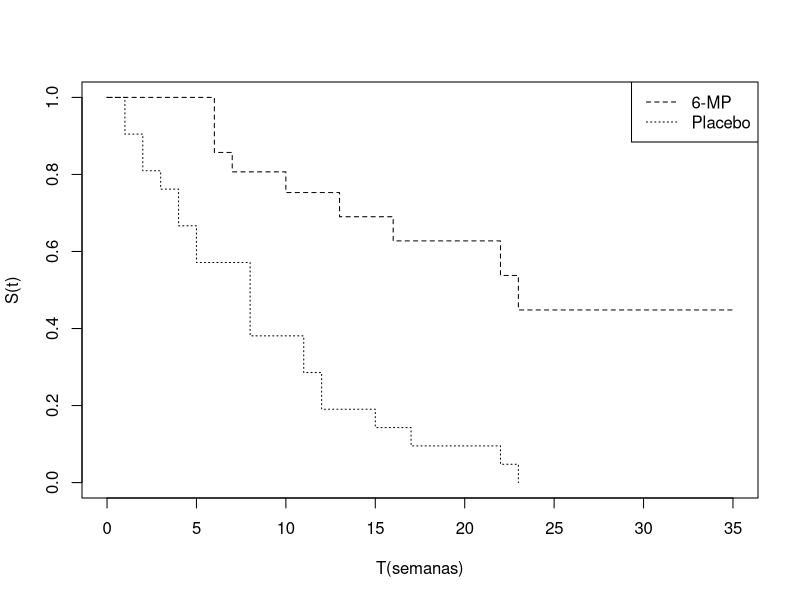
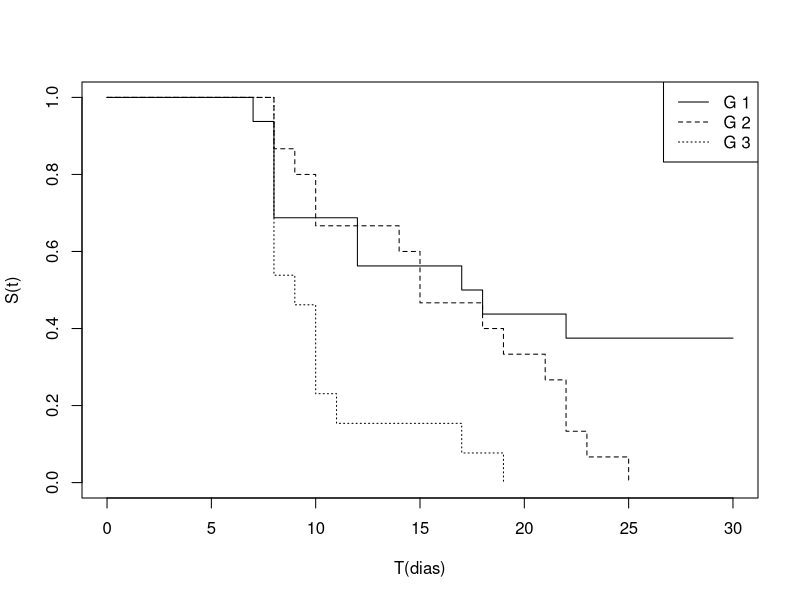
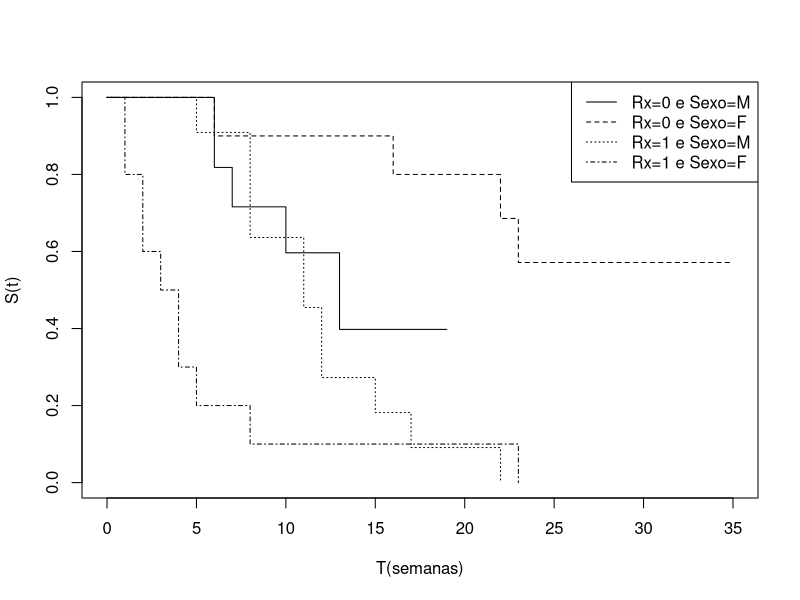

These charts were generated, in order, by the following R code:
## ---- chunk 1
#| echo: fenced
library(survival)
tempo<- c(6,6,6,6,7,9,10,10,11,13,16,17,19,20,22,23,25,32,32,34,35)
status<- c(1,1,1,0,1,0,1,0,0,1,1,0,0,0,1,1,0,0,0,0,0) 
tempo2<- c(1,1,2,2,3,4,4,5,5,8,8,8,8,11,11,12,12,15,17,22,23)
status2<- c(1,1,1,1,1,1,1,1,1,1,1,1,1,1,1,1,1,1,1,1,1) 
tempo2g <- c(tempo,tempo2)
status2g <- c(status,status2)
grupos <- c(rep(1,21),rep(2,21))
dados <- data.frame(tempos=tempo2g, status=status2g, grupos=grupos)
ajusteKM <- survfit(Surv(tempos, status) ~ grupos, data=dados)
## ---- chunk 2
#| echo: fenced
plot(ajusteKM, xlab="T(semanas)",ylab="S(t)", lty=2:3) 
legend("topright",c("6-MP","Placebo"), lty = 2:3)
## ---- chunk 3
#| echo: fenced
summary(ajusteKM)
## ---- chunk 4
#| echo: fenced
survdiff(Surv(tempos, status) ~ grupos, data=dados)
## ---- chunk 5
#| echo: fenced
# rho=0 é o teste de log-rank
survdiff(Surv(tempos, status) ~ grupos, rho=0, data=dados)
## ---- chunk 6
#| echo: fenced
# rho=1 é o teste de Peto&Peto
survdiff(Surv(tempos, status) ~ grupos, rho=1, data=dados)
## ---- chunk 7
#| echo: fenced
tempos <- c(7,8,8,8,8,12,12,17,18,22,30,30,30,30,30,30,8,8,9,
10,10,14,15,15,18,19,21,22,22,23,25,8,8,8,8,8,8,
9,10,10,10,11,17,19)
status <- c(rep(1,10), rep(0,6), rep(1,15), rep(1,13))
grupos <- c(rep(1,16), rep(2,15), rep(3,13))
dados2 <- data.frame(tempos, status, grupos)
ajusteKM2<- survfit(Surv(tempos, status) ~ grupos, data = dados2)
## ---- chunk 8
plot(ajusteKM2, xlab="T(dias)",ylab="S(t)", lty=1:3) 
legend("topright",c("G 1","G 2", "G 3"), lty = 1:3)
## ---- chunk 9
#| echo: true
survdiff(Surv(tempos, status) ~ grupos, data = dados2,  rho=0)
## ---- chunk 10
#| echo: true
survdiff(Surv(tempos, status) ~ grupos, data = subset(dados2, grupos!=3),  rho=0)
## ---- chunk 11
#| echo: true
survdiff(Surv(tempos, status) ~ grupos, data = subset(dados2, grupos!=2),  rho=0)
## ---- chunk 12
#| echo: true
survdiff(Surv(tempos, status) ~ grupos, data = subset(dados2, grupos!=1),  rho=0)
## ---- chunk 13
#| echo: fenced
library(readxl)
dados_a <- read_xlsx("anderson.xlsx", col_names=T)
ajusteKM_S <- survfit(Surv(tempo, status) ~ Rx + strata(sexo), data = dados_a)
## ---- chunk 14
plot(ajusteKM_S, xlab="T(semanas)",ylab="S(t)", lty=1:4) 
legend("topright",c("Rx=0 e Sexo=M","Rx=0 e Sexo=F", "Rx=1 e Sexo=M", "Rx=1 e Sexo=F"), lty = 1:4)
## ---- chunk 15
survdiff(Surv(tempo, status) ~ Rx, data = dados_a)
survdiff(Surv(tempo, status) ~ Rx + strata(sexo), data = dados_a)
